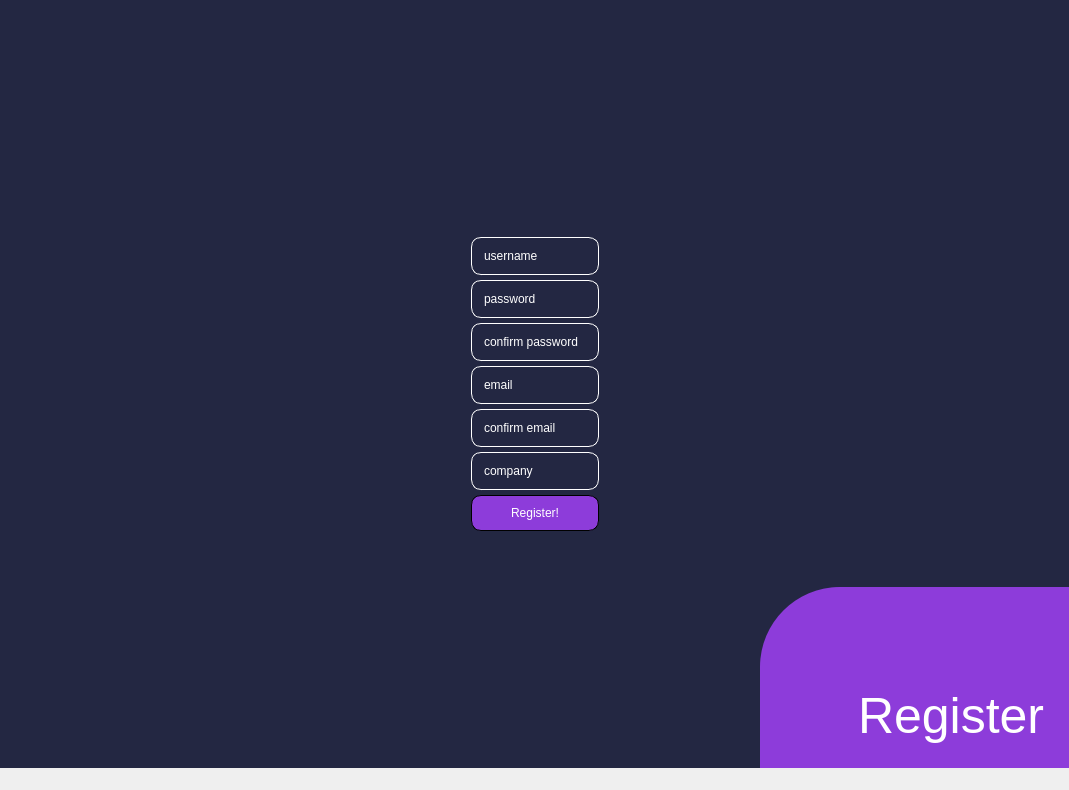
<?xml version="1.0" encoding="UTF-8"?>
<ui version="4.0">
 <class>MainWindow</class>
 <widget class="QMainWindow" name="MainWindow">
  <property name="geometry">
   <rect>
    <x>0</x>
    <y>0</y>
    <width>1069</width>
    <height>790</height>
   </rect>
  </property>
  <property name="windowTitle">
   <string>MainWindow</string>
  </property>
  <property name="styleSheet">
   <string notr="true">border: none;</string>
  </property>
  <widget class="QWidget" name="centralwidget">
   <property name="styleSheet">
    <string notr="true">background-color: #232742;</string>
   </property>
   <layout class="QHBoxLayout" name="horizontalLayout">
    <property name="spacing">
     <number>0</number>
    </property>
    <property name="leftMargin">
     <number>0</number>
    </property>
    <property name="topMargin">
     <number>0</number>
    </property>
    <property name="rightMargin">
     <number>0</number>
    </property>
    <property name="bottomMargin">
     <number>0</number>
    </property>
    <item>
     <widget class="QFrame" name="frame">
      <property name="contextMenuPolicy">
       <enum>Qt::PreventContextMenu</enum>
      </property>
      <property name="frameShape">
       <enum>QFrame::StyledPanel</enum>
      </property>
      <property name="frameShadow">
       <enum>QFrame::Raised</enum>
      </property>
     </widget>
    </item>
    <item>
     <widget class="QFrame" name="frame_2">
      <property name="maximumSize">
       <size>
        <width>300</width>
        <height>16777215</height>
       </size>
      </property>
      <property name="frameShape">
       <enum>QFrame::StyledPanel</enum>
      </property>
      <property name="frameShadow">
       <enum>QFrame::Raised</enum>
      </property>
      <layout class="QVBoxLayout" name="verticalLayout">
       <property name="spacing">
        <number>0</number>
       </property>
       <property name="leftMargin">
        <number>0</number>
       </property>
       <property name="topMargin">
        <number>0</number>
       </property>
       <property name="rightMargin">
        <number>0</number>
       </property>
       <property name="bottomMargin">
        <number>0</number>
       </property>
       <item>
        <widget class="QFrame" name="frame_4">
         <property name="frameShape">
          <enum>QFrame::StyledPanel</enum>
         </property>
         <property name="frameShadow">
          <enum>QFrame::Raised</enum>
         </property>
        </widget>
       </item>
       <item alignment="Qt::AlignHCenter">
        <widget class="QFrame" name="frame_5">
         <property name="maximumSize">
          <size>
           <width>150</width>
           <height>16777215</height>
          </size>
         </property>
         <property name="frameShape">
          <enum>QFrame::StyledPanel</enum>
         </property>
         <property name="frameShadow">
          <enum>QFrame::Raised</enum>
         </property>
         <layout class="QVBoxLayout" name="verticalLayout_3">
          <property name="spacing">
           <number>0</number>
          </property>
          <property name="leftMargin">
           <number>0</number>
          </property>
          <property name="topMargin">
           <number>0</number>
          </property>
          <property name="rightMargin">
           <number>0</number>
          </property>
          <property name="bottomMargin">
           <number>0</number>
          </property>
          <item>
           <widget class="QLineEdit" name="lineEdit">
            <property name="styleSheet">
             <string notr="true">border: 1px solid white;
margin-bottom: 5px;
color: white;
text-align: center;
padding: 10px;
border-radius: 10px;</string>
            </property>
            <property name="text">
             <string>username</string>
            </property>
           </widget>
          </item>
          <item>
           <widget class="QLineEdit" name="lineEdit_2">
            <property name="styleSheet">
             <string notr="true">border: 1px solid white;
color: white;
padding: 10px;
border-radius: 10px;
margin-bottom: 5px;</string>
            </property>
            <property name="text">
             <string>password</string>
            </property>
           </widget>
          </item>
          <item>
           <widget class="QLineEdit" name="lineEdit_3">
            <property name="styleSheet">
             <string notr="true">border: 1px solid white;
color: white;
padding: 10px;
border-radius: 10px;
margin-bottom: 5px;</string>
            </property>
            <property name="text">
             <string>confirm password</string>
            </property>
           </widget>
          </item>
          <item>
           <widget class="QLineEdit" name="lineEdit_4">
            <property name="styleSheet">
             <string notr="true">border: 1px solid white;
color: white;
padding: 10px;
border-radius: 10px;
margin-bottom: 5px;</string>
            </property>
            <property name="text">
             <string>email</string>
            </property>
           </widget>
          </item>
          <item>
           <widget class="QLineEdit" name="lineEdit_5">
            <property name="styleSheet">
             <string notr="true">border: 1px solid white;
color: white;
padding: 10px;
border-radius: 10px;
margin-bottom: 5px;</string>
            </property>
            <property name="text">
             <string>confirm email</string>
            </property>
           </widget>
          </item>
          <item>
           <widget class="QLineEdit" name="lineEdit_6">
            <property name="styleSheet">
             <string notr="true">border: 1px solid white;
color: white;
padding: 10px;
border-radius: 10px;
margin-bottom: 5px;</string>
            </property>
            <property name="text">
             <string>company</string>
            </property>
           </widget>
          </item>
          <item>
           <widget class="QPushButton" name="pushButton">
            <property name="styleSheet">
             <string notr="true">border: 1px solid black;
background-color: #8D3CDA;
border-radius: 10px;
padding: 10px;
color: white;</string>
            </property>
            <property name="text">
             <string>Register!</string>
            </property>
           </widget>
          </item>
         </layout>
        </widget>
       </item>
       <item>
        <widget class="QFrame" name="frame_6">
         <property name="frameShape">
          <enum>QFrame::StyledPanel</enum>
         </property>
         <property name="frameShadow">
          <enum>QFrame::Raised</enum>
         </property>
        </widget>
       </item>
      </layout>
     </widget>
    </item>
    <item>
     <widget class="QFrame" name="frame_3">
      <property name="frameShape">
       <enum>QFrame::StyledPanel</enum>
      </property>
      <property name="frameShadow">
       <enum>QFrame::Raised</enum>
      </property>
      <layout class="QVBoxLayout" name="verticalLayout_2">
       <property name="spacing">
        <number>0</number>
       </property>
       <property name="leftMargin">
        <number>0</number>
       </property>
       <property name="topMargin">
        <number>0</number>
       </property>
       <property name="rightMargin">
        <number>0</number>
       </property>
       <property name="bottomMargin">
        <number>0</number>
       </property>
       <item>
        <widget class="QFrame" name="frame_9">
         <property name="frameShape">
          <enum>QFrame::StyledPanel</enum>
         </property>
         <property name="frameShadow">
          <enum>QFrame::Raised</enum>
         </property>
        </widget>
       </item>
       <item>
        <widget class="QFrame" name="frame_7">
         <property name="frameShape">
          <enum>QFrame::StyledPanel</enum>
         </property>
         <property name="frameShadow">
          <enum>QFrame::Raised</enum>
         </property>
        </widget>
       </item>
       <item>
        <widget class="QFrame" name="frame_8">
         <property name="styleSheet">
          <string notr="true">background-color: #8D3CDA;
border-top-left-radius: 80px 80px;
margin-left: 75px;
margin-top: 75px;</string>
         </property>
         <property name="frameShape">
          <enum>QFrame::StyledPanel</enum>
         </property>
         <property name="frameShadow">
          <enum>QFrame::Raised</enum>
         </property>
         <layout class="QHBoxLayout" name="horizontalLayout_2">
          <property name="spacing">
           <number>0</number>
          </property>
          <property name="leftMargin">
           <number>0</number>
          </property>
          <property name="topMargin">
           <number>0</number>
          </property>
          <property name="rightMargin">
           <number>0</number>
          </property>
          <property name="bottomMargin">
           <number>0</number>
          </property>
          <item alignment="Qt::AlignHCenter">
           <widget class="QLabel" name="label">
            <property name="styleSheet">
             <string notr="true">color: white;
font-size: 50px;</string>
            </property>
            <property name="text">
             <string>Register</string>
            </property>
           </widget>
          </item>
         </layout>
        </widget>
       </item>
      </layout>
     </widget>
    </item>
   </layout>
  </widget>
  <widget class="QMenuBar" name="menubar">
   <property name="geometry">
    <rect>
     <x>0</x>
     <y>0</y>
     <width>1069</width>
     <height>21</height>
    </rect>
   </property>
  </widget>
  <widget class="QStatusBar" name="statusbar"/>
 </widget>
 <resources/>
 <connections/>
</ui>
